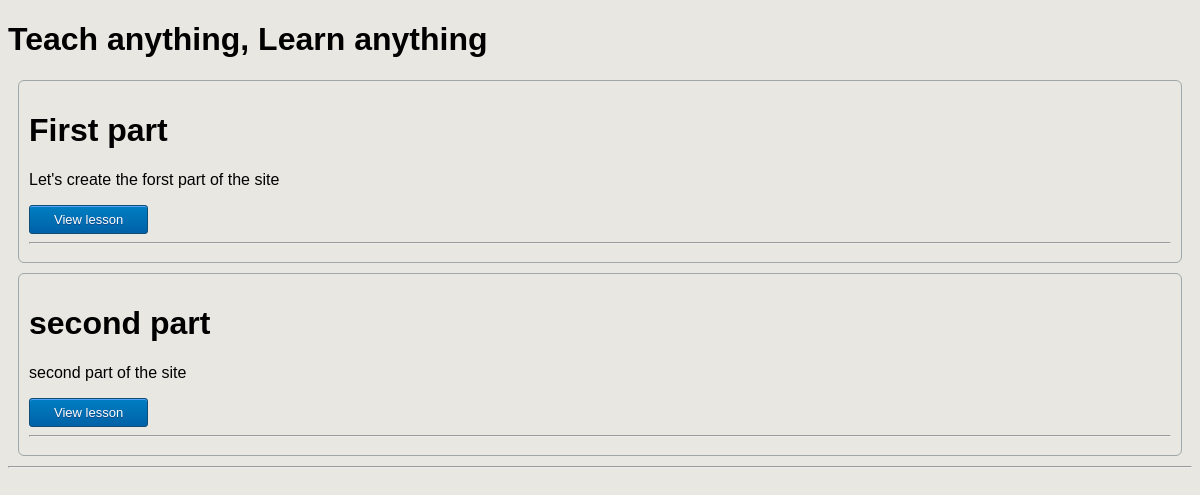
The page /course/1 on the database its author committed.
### sensei/models.py (models this page shows)
class Lesson(models.Model):
	lesson_name = models.CharField(max_length=255)
	content = models.TextField(blank=True)
	course = models.ForeignKey('Course', on_delete=models.CASCADE)

### sensei/views.py (the view)
# urls.py: path('course/<int:courseId>', LessonsView.as_view(), name='course'),
class LessonsView(ListView):
	model = Lesson
	template_name = 'sensei/course.html'
	def get_context_data(self, *, object_list=None, **kwargs):
		courseID = self.kwargs['courseId']
		ct = super().get_context_data(**kwargs)
		dt = {
		'courseId': courseID,
		'cc': Course.objects.get(pk = courseID),
		}
		return dict(list(ct.items()) + list(dt.items()))
	def get_queryset(self):
		return Lesson.objects.filter(course_id = self.kwargs['courseId'])

### sensei/templates/sensei/course.html (shortened to what this page needs)
{% extends 'sensei/base.html' %}
{% block content %}
	{% for l in lesson_list %}
		<div class="element">
			<h1>{{ l.lesson_name }}</h1>
			<p>{{ l.content }}</p>
			<a href="{% url 'lesson' l.pk %}" class="openButton">View lesson</a>
			<hr>
		</div>
	{% endfor %}
	<hr>
{% endblock %}

### sensei/static/sensei/css/styles.css (style rules this page uses)
body { background-color:#e8e7e2; font-family:Arial; }
.element { margin: 10px; padding: 10px; border: 1px solid rgba(10,38,56,0.33); border-radius: 6px; }
.openButton { box-shadow:inset 0px 1px 0px 0px #54a3f7; background:linear-gradient(to bottom, #007dc1 5%, #0061a7 100%); background-color:#007dc1; border-radius:3px; border:1px solid #124d77; display:inline-block; cursor:pointer; color:#ffffff; font-family:Arial; font-size:13px; padding:6px 24px; text-decoration:none; text-shadow:0px 1px 0px #154682; }

### rows shown on the page
Lesson: lesson_name "First part", content "Let's create the forst part of the site"
Lesson: lesson_name "second part", content "second part of the site"
